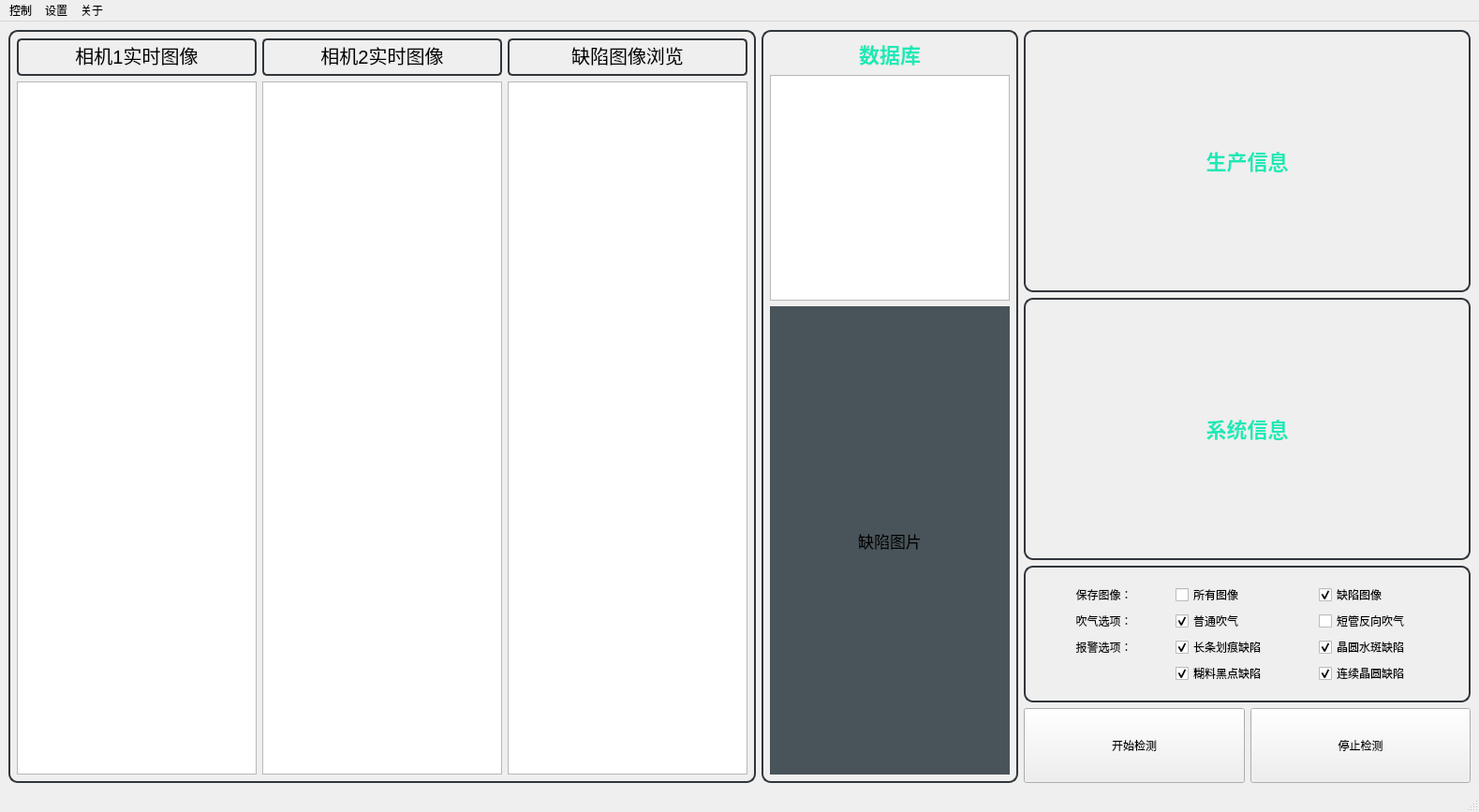
<?xml version="1.0" encoding="UTF-8"?>
<ui version="4.0">
 <class>MainWindow</class>
 <widget class="QMainWindow" name="MainWindow">
  <property name="geometry">
   <rect>
    <x>0</x>
    <y>0</y>
    <width>1579</width>
    <height>867</height>
   </rect>
  </property>
  <property name="sizePolicy">
   <sizepolicy hsizetype="MinimumExpanding" vsizetype="Expanding">
    <horstretch>0</horstretch>
    <verstretch>0</verstretch>
   </sizepolicy>
  </property>
  <property name="windowTitle">
   <string>医用透明管材机器视觉在线检测系统</string>
  </property>
  <property name="windowIcon">
   <iconset resource="icon.qrc">
    <normaloff>:/title_icon/icon/薄膜瑕疵检测.png</normaloff>:/title_icon/icon/薄膜瑕疵检测.png</iconset>
  </property>
  <widget class="QWidget" name="centralwidget">
   <property name="sizePolicy">
    <sizepolicy hsizetype="Expanding" vsizetype="Expanding">
     <horstretch>0</horstretch>
     <verstretch>0</verstretch>
    </sizepolicy>
   </property>
   <layout class="QGridLayout" name="gridLayout_2">
    <item row="1" column="4" colspan="2">
     <widget class="QWidget" name="widget_3" native="true">
      <property name="sizePolicy">
       <sizepolicy hsizetype="Expanding" vsizetype="Expanding">
        <horstretch>0</horstretch>
        <verstretch>0</verstretch>
       </sizepolicy>
      </property>
      <property name="maximumSize">
       <size>
        <width>500</width>
        <height>16777215</height>
       </size>
      </property>
      <property name="styleSheet">
       <string notr="true">#widget_3{border:2px solid #31363B;border-radius:10px;}</string>
      </property>
      <layout class="QGridLayout" name="gridLayout_4">
       <item row="1" column="1">
        <layout class="QVBoxLayout" name="verticalLayout_4">
         <property name="spacing">
          <number>0</number>
         </property>
        </layout>
       </item>
       <item row="1" column="0">
        <layout class="QVBoxLayout" name="verticalLayout_3">
         <property name="spacing">
          <number>0</number>
         </property>
         <property name="sizeConstraint">
          <enum>QLayout::SizeConstraint::SetDefaultConstraint</enum>
         </property>
         <property name="leftMargin">
          <number>0</number>
         </property>
         <property name="topMargin">
          <number>0</number>
         </property>
         <property name="rightMargin">
          <number>0</number>
         </property>
         <property name="bottomMargin">
          <number>0</number>
         </property>
        </layout>
       </item>
       <item row="0" column="0" colspan="2">
        <widget class="QLabel" name="label_4">
         <property name="sizePolicy">
          <sizepolicy hsizetype="Expanding" vsizetype="Fixed">
           <horstretch>0</horstretch>
           <verstretch>0</verstretch>
          </sizepolicy>
         </property>
         <property name="minimumSize">
          <size>
           <width>0</width>
           <height>30</height>
          </size>
         </property>
         <property name="styleSheet">
          <string notr="true">font-size: 22px;font-weight: bold;color:#1DE9B6;</string>
         </property>
         <property name="text">
          <string>系统信息</string>
         </property>
         <property name="alignment">
          <set>Qt::AlignmentFlag::AlignCenter</set>
         </property>
        </widget>
       </item>
      </layout>
     </widget>
    </item>
    <item row="3" column="4">
     <widget class="QPushButton" name="Start_Button">
      <property name="sizePolicy">
       <sizepolicy hsizetype="Expanding" vsizetype="Fixed">
        <horstretch>0</horstretch>
        <verstretch>0</verstretch>
       </sizepolicy>
      </property>
      <property name="minimumSize">
       <size>
        <width>0</width>
        <height>80</height>
       </size>
      </property>
      <property name="maximumSize">
       <size>
        <width>250</width>
        <height>16777215</height>
       </size>
      </property>
      <property name="text">
       <string>开始检测</string>
      </property>
     </widget>
    </item>
    <item row="0" column="4" colspan="2">
     <widget class="QWidget" name="widget_2" native="true">
      <property name="sizePolicy">
       <sizepolicy hsizetype="Expanding" vsizetype="Expanding">
        <horstretch>0</horstretch>
        <verstretch>0</verstretch>
       </sizepolicy>
      </property>
      <property name="maximumSize">
       <size>
        <width>500</width>
        <height>16777215</height>
       </size>
      </property>
      <property name="styleSheet">
       <string notr="true">#widget_2{border:2px solid #31363B;border-radius:10px;}
</string>
      </property>
      <layout class="QGridLayout" name="gridLayout_3">
       <item row="0" column="0" colspan="2">
        <widget class="QLabel" name="label">
         <property name="sizePolicy">
          <sizepolicy hsizetype="Expanding" vsizetype="Fixed">
           <horstretch>0</horstretch>
           <verstretch>0</verstretch>
          </sizepolicy>
         </property>
         <property name="minimumSize">
          <size>
           <width>0</width>
           <height>30</height>
          </size>
         </property>
         <property name="styleSheet">
          <string notr="true">font-size: 22px;font-weight: bold;color:#1DE9B6;</string>
         </property>
         <property name="text">
          <string>生产信息</string>
         </property>
         <property name="alignment">
          <set>Qt::AlignmentFlag::AlignCenter</set>
         </property>
        </widget>
       </item>
       <item row="1" column="1">
        <layout class="QVBoxLayout" name="verticalLayout">
         <property name="spacing">
          <number>0</number>
         </property>
        </layout>
       </item>
       <item row="1" column="0">
        <layout class="QVBoxLayout" name="verticalLayout_2">
         <property name="spacing">
          <number>0</number>
         </property>
         <property name="leftMargin">
          <number>0</number>
         </property>
         <property name="topMargin">
          <number>0</number>
         </property>
         <property name="rightMargin">
          <number>0</number>
         </property>
         <property name="bottomMargin">
          <number>0</number>
         </property>
        </layout>
       </item>
      </layout>
     </widget>
    </item>
    <item row="3" column="5">
     <widget class="QPushButton" name="Stop_Button">
      <property name="sizePolicy">
       <sizepolicy hsizetype="Expanding" vsizetype="Fixed">
        <horstretch>0</horstretch>
        <verstretch>0</verstretch>
       </sizepolicy>
      </property>
      <property name="minimumSize">
       <size>
        <width>0</width>
        <height>80</height>
       </size>
      </property>
      <property name="maximumSize">
       <size>
        <width>250</width>
        <height>16777215</height>
       </size>
      </property>
      <property name="text">
       <string>停止检测</string>
      </property>
     </widget>
    </item>
    <item row="0" column="1" rowspan="4">
     <widget class="QWidget" name="widget_1" native="true">
      <property name="sizePolicy">
       <sizepolicy hsizetype="Expanding" vsizetype="Expanding">
        <horstretch>0</horstretch>
        <verstretch>0</verstretch>
       </sizepolicy>
      </property>
      <property name="font">
       <font>
        <pointsize>12</pointsize>
       </font>
      </property>
      <property name="styleSheet">
       <string notr="true">#widget_1{border:2px solid #31363B;border-radius:10px;}
#label_1{border:2px solid #31363B;border-radius:5px;}
#label_2{border:2px solid #31363B;border-radius:5px;}
#label_3{border:2px solid #31363B;border-radius:5px;}
</string>
      </property>
      <layout class="QGridLayout" name="gridLayout">
       <item row="1" column="0" colspan="3">
        <layout class="QGridLayout" name="gridLayout_6">
         <item row="1" column="1">
          <widget class="QGraphicsView" name="graphicsView_2"/>
         </item>
         <item row="1" column="0">
          <widget class="QGraphicsView" name="graphicsView_1"/>
         </item>
         <item row="0" column="2">
          <widget class="QLabel" name="label_3">
           <property name="sizePolicy">
            <sizepolicy hsizetype="Expanding" vsizetype="Expanding">
             <horstretch>0</horstretch>
             <verstretch>0</verstretch>
            </sizepolicy>
           </property>
           <property name="minimumSize">
            <size>
             <width>0</width>
             <height>0</height>
            </size>
           </property>
           <property name="maximumSize">
            <size>
             <width>16777215</width>
             <height>40</height>
            </size>
           </property>
           <property name="font">
            <font>
             <pointsize>15</pointsize>
            </font>
           </property>
           <property name="text">
            <string>缺陷图像浏览</string>
           </property>
           <property name="alignment">
            <set>Qt::AlignmentFlag::AlignBottom|Qt::AlignmentFlag::AlignHCenter</set>
           </property>
          </widget>
         </item>
         <item row="0" column="0">
          <widget class="QLabel" name="label_1">
           <property name="sizePolicy">
            <sizepolicy hsizetype="Expanding" vsizetype="Expanding">
             <horstretch>0</horstretch>
             <verstretch>0</verstretch>
            </sizepolicy>
           </property>
           <property name="minimumSize">
            <size>
             <width>0</width>
             <height>0</height>
            </size>
           </property>
           <property name="maximumSize">
            <size>
             <width>16777215</width>
             <height>40</height>
            </size>
           </property>
           <property name="font">
            <font>
             <pointsize>15</pointsize>
            </font>
           </property>
           <property name="text">
            <string>相机1实时图像</string>
           </property>
           <property name="alignment">
            <set>Qt::AlignmentFlag::AlignBottom|Qt::AlignmentFlag::AlignHCenter</set>
           </property>
          </widget>
         </item>
         <item row="1" column="2">
          <widget class="QGraphicsView" name="graphicsView_3"/>
         </item>
         <item row="0" column="1">
          <widget class="QLabel" name="label_2">
           <property name="sizePolicy">
            <sizepolicy hsizetype="Expanding" vsizetype="Expanding">
             <horstretch>0</horstretch>
             <verstretch>0</verstretch>
            </sizepolicy>
           </property>
           <property name="minimumSize">
            <size>
             <width>0</width>
             <height>0</height>
            </size>
           </property>
           <property name="maximumSize">
            <size>
             <width>16777215</width>
             <height>40</height>
            </size>
           </property>
           <property name="font">
            <font>
             <pointsize>15</pointsize>
            </font>
           </property>
           <property name="text">
            <string>相机2实时图像</string>
           </property>
           <property name="alignment">
            <set>Qt::AlignmentFlag::AlignBottom|Qt::AlignmentFlag::AlignHCenter</set>
           </property>
          </widget>
         </item>
        </layout>
       </item>
      </layout>
     </widget>
    </item>
    <item row="0" column="3" rowspan="4">
     <widget class="QWidget" name="widget" native="true">
      <property name="sizePolicy">
       <sizepolicy hsizetype="Preferred" vsizetype="Expanding">
        <horstretch>0</horstretch>
        <verstretch>0</verstretch>
       </sizepolicy>
      </property>
      <property name="minimumSize">
       <size>
        <width>0</width>
        <height>0</height>
       </size>
      </property>
      <property name="styleSheet">
       <string notr="true">#widget{border:2px solid #31363B;border-radius:10px;}</string>
      </property>
      <layout class="QVBoxLayout" name="verticalLayout_7">
       <item>
        <widget class="QLabel" name="label_13">
         <property name="sizePolicy">
          <sizepolicy hsizetype="Preferred" vsizetype="Fixed">
           <horstretch>0</horstretch>
           <verstretch>0</verstretch>
          </sizepolicy>
         </property>
         <property name="minimumSize">
          <size>
           <width>0</width>
           <height>30</height>
          </size>
         </property>
         <property name="styleSheet">
          <string notr="true">font-size: 22px;font-weight: bold;color:#1DE9B6;</string>
         </property>
         <property name="text">
          <string>数据库</string>
         </property>
         <property name="alignment">
          <set>Qt::AlignmentFlag::AlignCenter</set>
         </property>
        </widget>
       </item>
       <item>
        <widget class="QListWidget" name="listWidget">
         <property name="sizePolicy">
          <sizepolicy hsizetype="Preferred" vsizetype="Preferred">
           <horstretch>0</horstretch>
           <verstretch>0</verstretch>
          </sizepolicy>
         </property>
         <property name="minimumSize">
          <size>
           <width>0</width>
           <height>0</height>
          </size>
         </property>
         <property name="font">
          <font>
           <pointsize>15</pointsize>
          </font>
         </property>
         <property name="styleSheet">
          <string notr="true"/>
         </property>
         <property name="currentRow">
          <number>-1</number>
         </property>
         <property name="sortingEnabled">
          <bool>false</bool>
         </property>
        </widget>
       </item>
       <item>
        <widget class="QLabel" name="label_12">
         <property name="sizePolicy">
          <sizepolicy hsizetype="Preferred" vsizetype="Expanding">
           <horstretch>0</horstretch>
           <verstretch>0</verstretch>
          </sizepolicy>
         </property>
         <property name="maximumSize">
          <size>
           <width>16777215</width>
           <height>500</height>
          </size>
         </property>
         <property name="styleSheet">
          <string notr="true">background:#49545A;
font-size:17px;</string>
         </property>
         <property name="text">
          <string>缺陷图片</string>
         </property>
         <property name="alignment">
          <set>Qt::AlignmentFlag::AlignCenter</set>
         </property>
        </widget>
       </item>
      </layout>
     </widget>
    </item>
    <item row="2" column="4" colspan="2">
     <widget class="QWidget" name="widget_4" native="true">
      <property name="sizePolicy">
       <sizepolicy hsizetype="Expanding" vsizetype="Fixed">
        <horstretch>0</horstretch>
        <verstretch>0</verstretch>
       </sizepolicy>
      </property>
      <property name="maximumSize">
       <size>
        <width>500</width>
        <height>16777215</height>
       </size>
      </property>
      <property name="styleSheet">
       <string notr="true">#widget_4{border:2px solid #31363B;border-radius:10px;}</string>
      </property>
      <layout class="QGridLayout" name="gridLayout_8">
       <item row="0" column="0" colspan="2">
        <layout class="QGridLayout" name="gridLayout_5">
         <property name="sizeConstraint">
          <enum>QLayout::SizeConstraint::SetDefaultConstraint</enum>
         </property>
         <property name="topMargin">
          <number>10</number>
         </property>
         <property name="bottomMargin">
          <number>10</number>
         </property>
         <property name="horizontalSpacing">
          <number>0</number>
         </property>
         <property name="verticalSpacing">
          <number>4</number>
         </property>
         <item row="5" column="2">
          <widget class="QCheckBox" name="checkBox_1">
           <property name="text">
            <string>晶圆水斑缺陷</string>
           </property>
           <property name="checked">
            <bool>true</bool>
           </property>
           <property name="autoExclusive">
            <bool>false</bool>
           </property>
          </widget>
         </item>
         <item row="5" column="0">
          <widget class="QLabel" name="label_7">
           <property name="sizePolicy">
            <sizepolicy hsizetype="Minimum" vsizetype="Preferred">
             <horstretch>0</horstretch>
             <verstretch>0</verstretch>
            </sizepolicy>
           </property>
           <property name="text">
            <string>报警选项：</string>
           </property>
           <property name="alignment">
            <set>Qt::AlignmentFlag::AlignCenter</set>
           </property>
          </widget>
         </item>
         <item row="0" column="0">
          <widget class="QLabel" name="label_5">
           <property name="sizePolicy">
            <sizepolicy hsizetype="Minimum" vsizetype="Preferred">
             <horstretch>0</horstretch>
             <verstretch>0</verstretch>
            </sizepolicy>
           </property>
           <property name="text">
            <string>保存图像：</string>
           </property>
           <property name="alignment">
            <set>Qt::AlignmentFlag::AlignCenter</set>
           </property>
          </widget>
         </item>
         <item row="2" column="1">
          <widget class="QCheckBox" name="checkBox_5">
           <property name="text">
            <string>普通吹气 </string>
           </property>
           <property name="checked">
            <bool>true</bool>
           </property>
          </widget>
         </item>
         <item row="0" column="2">
          <widget class="QCheckBox" name="checkBox_4">
           <property name="text">
            <string>缺陷图像</string>
           </property>
           <property name="checked">
            <bool>true</bool>
           </property>
          </widget>
         </item>
         <item row="2" column="0">
          <widget class="QLabel" name="label_6">
           <property name="sizePolicy">
            <sizepolicy hsizetype="Minimum" vsizetype="Preferred">
             <horstretch>0</horstretch>
             <verstretch>0</verstretch>
            </sizepolicy>
           </property>
           <property name="text">
            <string>吹气选项：</string>
           </property>
           <property name="alignment">
            <set>Qt::AlignmentFlag::AlignCenter</set>
           </property>
          </widget>
         </item>
         <item row="0" column="1">
          <widget class="QCheckBox" name="checkBox_3">
           <property name="text">
            <string>所有图像</string>
           </property>
          </widget>
         </item>
         <item row="5" column="1">
          <widget class="QCheckBox" name="checkBox_2">
           <property name="text">
            <string>长条划痕缺陷</string>
           </property>
           <property name="checked">
            <bool>true</bool>
           </property>
          </widget>
         </item>
         <item row="6" column="1">
          <widget class="QCheckBox" name="checkBox_9">
           <property name="text">
            <string>糊料黑点缺陷</string>
           </property>
           <property name="checked">
            <bool>true</bool>
           </property>
          </widget>
         </item>
         <item row="6" column="2">
          <widget class="QCheckBox" name="checkBox_10">
           <property name="text">
            <string>连续晶圆缺陷</string>
           </property>
           <property name="checked">
            <bool>true</bool>
           </property>
          </widget>
         </item>
         <item row="2" column="2">
          <widget class="QCheckBox" name="checkBox_6">
           <property name="text">
            <string>短管反向吹气</string>
           </property>
          </widget>
         </item>
        </layout>
       </item>
      </layout>
     </widget>
    </item>
   </layout>
   <zorder>widget_2</zorder>
   <zorder>widget_1</zorder>
   <zorder>widget_3</zorder>
   <zorder>Start_Button</zorder>
   <zorder>Stop_Button</zorder>
   <zorder>widget_4</zorder>
   <zorder>widget</zorder>
  </widget>
  <widget class="QStatusBar" name="statusbar"/>
  <widget class="QMenuBar" name="menubar">
   <property name="geometry">
    <rect>
     <x>0</x>
     <y>0</y>
     <width>1579</width>
     <height>21</height>
    </rect>
   </property>
   <widget class="QMenu" name="menu">
    <property name="title">
     <string>控制</string>
    </property>
    <addaction name="separator"/>
   </widget>
   <widget class="QMenu" name="menu_2">
    <property name="title">
     <string>设置</string>
    </property>
   </widget>
   <widget class="QMenu" name="menu_3">
    <property name="title">
     <string>关于</string>
    </property>
   </widget>
   <addaction name="menu"/>
   <addaction name="menu_2"/>
   <addaction name="menu_3"/>
  </widget>
  <action name="actionCameraGrab">
   <property name="text">
    <string>CameraGrab</string>
   </property>
  </action>
 </widget>
 <resources>
  <include location="icon.qrc"/>
 </resources>
 <connections/>
</ui>
